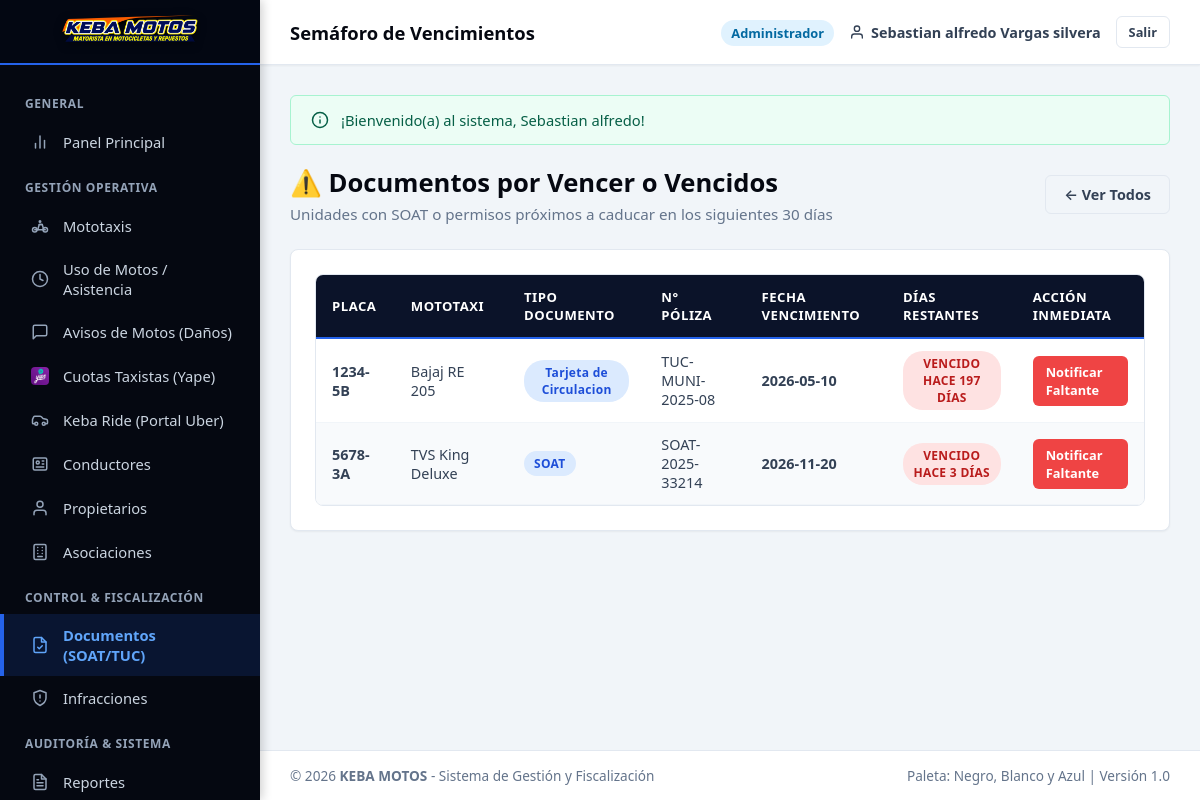
/vista/documentos/documentos_por_vencer.php (signed in), run on the app's committed database.
### tables this page shows
CREATE TABLE `documentos_vehiculo` (
  `id_documento` INT AUTO_INCREMENT PRIMARY KEY,
  `id_vehiculo` INT NOT NULL,
  `id_usuario` INT NULL,
  `remitente_nombre` VARCHAR(150) NULL,
  `tipo_documento` ENUM('SOAT', 'Tarjeta de Propiedad', 'Tarjeta de Circulacion', 'Licencia de Conducir', 'Revision Tecnica', 'Seguro Municipal', 'Otro') NOT NULL,
  `numero_documento` VARCHAR(50) NOT NULL,
  `entidad_emisora` VARCHAR(100) NULL,
  `fecha_emision` DATE NOT NULL,
  `fecha_vencimiento` DATE NOT NULL,
  `archivo_digital` VARCHAR(255) NULL,
  `estado` ENUM('Vigente', 'Por Vencer', 'Vencido') DEFAULT 'Vigente',
  `observaciones` TEXT NULL,
  `created_at` TIMESTAMP DEFAULT CURRENT_TIMESTAMP,
  `updated_at` TIMESTAMP DEFAULT CURRENT_TIMESTAMP ON UPDATE CURRENT_TIMESTAMP,
  CONSTRAINT `fk_docs_vehiculo` FOREIGN KEY (`id_vehiculo`) REFERENCES `vehiculos` (`id_vehiculo`) ON UPDATE CASCADE ON DELETE CASCADE
);

CREATE TABLE `vehiculos` (
  `id_vehiculo` INT AUTO_INCREMENT PRIMARY KEY,
  `placa` VARCHAR(10) NOT NULL UNIQUE,
  `numero_padron` VARCHAR(20) NULL,
  `marca` VARCHAR(50) NOT NULL,
  `modelo` VARCHAR(50) NULL,
  `color` VARCHAR(50) NOT NULL,
  `anio_fabricacion` YEAR NULL,
  `numero_motor` VARCHAR(50) NULL,
  `numero_chasis` VARCHAR(50) NULL,
  `id_propietario` INT NOT NULL,
  `id_asociacion` INT NULL,
  `foto` VARCHAR(255) NULL,
  `es_empresa` TINYINT(1) DEFAULT 1,
  `fecha_proxima_revision` DATE NULL,
  `estado_limpieza` ENUM('Excelente', 'Limpia', 'Regular', 'Requiere Lavado') DEFAULT 'Limpia',
  `estado_mecanico` ENUM('Operativo', 'Con Observaciones', 'En Mantenimiento', 'Taller') DEFAULT 'Operativo',
  `observaciones_danos` TEXT NULL,
  `estado` ENUM('Activo', 'Inactivo', 'De Baja', 'Observado') DEFAULT 'Activo',
  `created_at` TIMESTAMP DEFAULT CURRENT_TIMESTAMP,
  `updated_at` TIMESTAMP DEFAULT CURRENT_TIMESTAMP ON UPDATE CURRENT_TIMESTAMP,
  CONSTRAINT `fk_vehiculos_propietarios` FOREIGN KEY (`id_propietario`) REFERENCES `propietarios` (`id_propietario`) ON UPDATE CASCADE,
  CONSTRAINT `fk_vehiculos_asociaciones` FOREIGN KEY (`id_asociacion`) REFERENCES `asociaciones` (`id_asociacion`) ON UPDATE CASCADE ON DELETE SET NULL
);

### vista/documentos/documentos_por_vencer.php (the view, shortened to what the rows shown need)
<?php
require_once dirname(__DIR__) . '/plantillas/header.php';
require_once dirname(__DIR__) . '/plantillas/navbar.php';
require_once dirname(dirname(__DIR__)) . '/modelos/Documento.php';
$docMod = new Documento();
$documentos = $docMod->listarPorVencer(30);
?>
<div class="page-header">
    <div>
        <h1 class="page-title">⚠️ Documentos por Vencer o Vencidos</h1>
    </div>
</div>
<div class="card">
    <div class="table-responsive">
        <table class="table-custom">
            <thead>
                <tr>
                    <th>Placa</th>
                    <th>Mototaxi</th>
                    <th>Tipo Documento</th>
                    <th>N° Póliza</th>
                    <th>Fecha Vencimiento</th>
                    <th>Días Restantes</th>
                    <th>Acción Inmediata</th>
                </tr>
            </thead>
            <tbody>
                <?php if (empty($documentos)): ?>
                <tr><td colspan="7" style="text-align:center; padding:25px; color:#10b981;"><strong>¡Excelente! No hay documentos vencidos ni por vencer en los próximos 30 días.</strong></td></tr>
                <?php else: ?>
                <?php foreach ($documentos as $d): ?>
                <?php
                    $dias = (int)($d['dias_para_vencer'] ?? 0);
                    $badgeClass = $dias < 0 ? 'badge-danger' : 'badge-warning';
                    $mensaje = $dias < 0 ? 'VENCIDO HACE ' . abs($dias) . ' DÍAS' : 'VENCE EN ' . $dias . ' DÍAS';
                ?>
                <tr>
                    <td><strong><?= htmlspecialchars($d['placa']) ?></strong></td>
                    <td><?= htmlspecialchars($d['marca'] . ' ' . $d['modelo']) ?></td>
                    <td><span class="badge badge-info"><?= htmlspecialchars($d['tipo_documento']) ?></span></td>
                    <td><?= htmlspecialchars($d['numero_documento']) ?></td>
                    <td><strong><?= htmlspecialchars($d['fecha_vencimiento']) ?></strong></td>
                    <td><span class="badge <?= $badgeClass ?>"><?= $mensaje ?></span></td>
                    <td>
                        <a href="<?= vistaUrl('fiscalizacion/registrar_infraccion.php') ?>" class="btn btn-danger btn-sm">Notificar Faltante</a>
                    </td>
                </tr>
                <?php endforeach; ?>
                <?php endif; ?>
            </tbody>
        </table>
    </div>
</div>
<?php require_once dirname(__DIR__) . '/plantillas/footer.php'; ?>

### data on the page
documentos_vehiculo: id_vehiculo.placa "1234-5B", id_vehiculo.modelo "Bajaj RE 205", tipo_documento "Tarjeta de Circulacion", numero_documento "TUC-MUNI-2025-08", fecha_vencimiento "2026-05-10", mensaje "VENCIDO HACE 197 DÍAS"
documentos_vehiculo: id_vehiculo.placa "5678-3A", id_vehiculo.modelo "TVS King Deluxe", tipo_documento "SOAT", numero_documento "SOAT-2025-33214", fecha_vencimiento "2026-11-20", mensaje "VENCIDO HACE 3 DÍAS"

### other printed values
$subtituloNavbar "Semáforo de Vencimientos"
$usuarioActivo['rol_nombre'] "Administrador"
$nombreUsuario "Sebastian alfredo Vargas silvera"
$flash['mensaje'] "¡Bienvenido(a) al sistema, Sebastian alfredo!"
